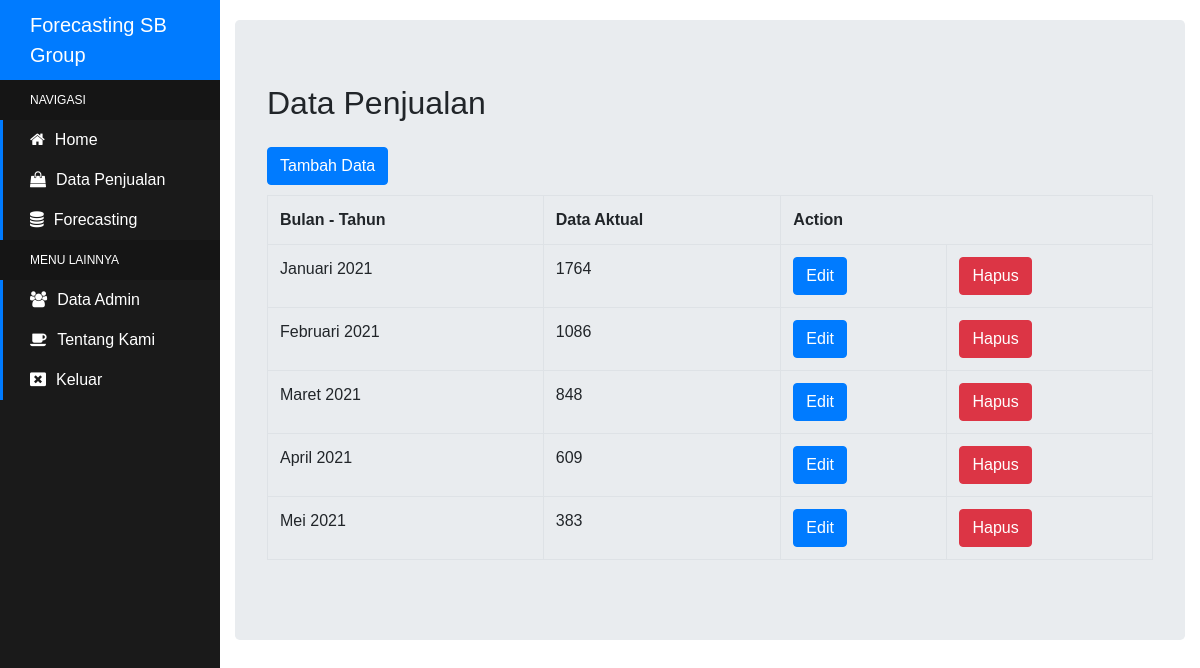
/data.php (signed in), run on the app's committed database.
### tables this page shows
CREATE TABLE `tb_penjualan` (
  `id` int(11) NOT NULL,
  `bln_thn` varchar(20) NOT NULL,
  `d_aktual` int(11) NOT NULL
);

### data.php (the view, shortened to what this page needs)
<?php
include_once("koneksi.php");
$querytampil = "Select * from tb_penjualan";
?>
<!DOCTYPE html>
<html lang="en" >
<head>
	<link rel='stylesheet' href='https://maxcdn.bootstrapcdn.com/bootstrap/4.5.2/css/bootstrap.min.css'>
	<link rel='stylesheet' href='https://maxcdn.bootstrapcdn.com/font-awesome/4.7.0/css/font-awesome.min.css'>
	<link rel="stylesheet" href="css/style.css">
</head>
<body>
	<?php
	include_once 'sidebar.php';
	?>
	<div class="content-container">
		<div class="container-fluid">
			<div class="jumbotron">
				<h2 style="margin-bottom: 25px;">Data Penjualan</h2>
				<div style="margin-bottom: 10px;">
					<a class="btn btn-primary" href="tambah.php">Tambah Data</a>
				</div>
				<table class="table table-hover table-bordered">
					<tr>
						<th>Bulan - Tahun</th>
						<th>Data Aktual</th>
						<th colspan="2">Action</th>
					</tr>
					<?php
					$resultquery = mysqli_query($koneksi,$querytampil);
					while ($data = mysqli_fetch_assoc($resultquery)) {
						?>
						<tr>
							<?php
							echo "<td>$data[bln_thn]</td>";
							echo "<td>$data[d_aktual]</td>";
							?>
							<td>
								<form action="edit.php" method="post">
									<input class="btn btn-primary" type="submit" name="submit" value="Edit">
								</form>
							</td>
							<td>
								<form action="hapus.php" method="post">
									<input class="btn btn-danger" type="submit" name="submit" value="Hapus">
								</form>
							</td>
						</tr>
						<?php
					}
					?>
				</table>
			</div>
		</div>
	</div>
</body>
</html>

### css/style.css (style rules this page uses)
body { font-family: "Poppins", sans-serif; }
.content-container { padding-top: 20px; }
.content-container { padding-left: 220px; }

### data on the page
tb_penjualan: bln_thn "Januari 2021", d_aktual "1764"
tb_penjualan: bln_thn "Februari 2021", d_aktual "1086"
tb_penjualan: bln_thn "Maret 2021", d_aktual "848"
tb_penjualan: bln_thn "April 2021", d_aktual "609"
tb_penjualan: bln_thn "Mei 2021", d_aktual "383"
